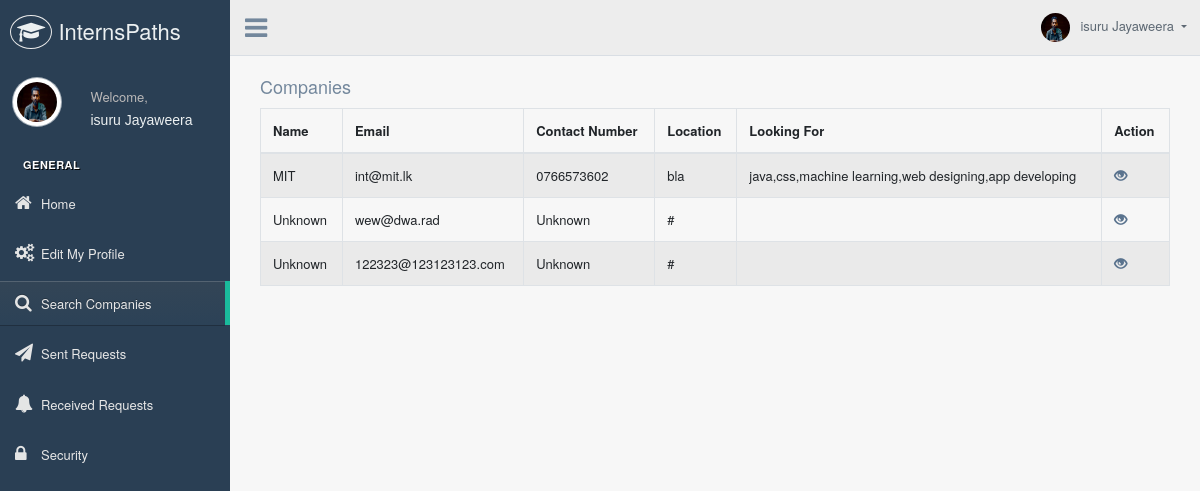
The app's page /student/searchcompanies.php (signed in) with its own data.
### tables this page shows
CREATE TABLE IF NOT EXISTS `student` (
  `id` int(11) NOT NULL,
  `username` varchar(200) NOT NULL,
  `email` varchar(200) NOT NULL,
  `mobile` varchar(20) NOT NULL DEFAULT '0123456789',
  `name` varchar(200) NOT NULL DEFAULT 'Please Update Your Profile',
  `lastname` varchar(100) NOT NULL DEFAULT 'Unknown',
  `profileurl` varchar(500) NOT NULL DEFAULT '../images/avatar-01.jpg',
  `address` varchar(500) NOT NULL DEFAULT 'Unknown',
  `gender` varchar(6) NOT NULL DEFAULT 'Male',
  `linkedin` varchar(500) NOT NULL DEFAULT '#',
  `gpa` float NOT NULL DEFAULT '4.2',
  `personalweb` varchar(500) NOT NULL DEFAULT '#',
  `cvurl` varchar(500) NOT NULL DEFAULT '#',
  `descrip` varchar(2000) NOT NULL DEFAULT 'No Description',
  `whatdo` varchar(1000) DEFAULT NULL,
  `interest` varchar(1000) DEFAULT NULL,
  `field` varchar(100) NOT NULL DEFAULT 'Electronic & Telecommunication Engineering',
  `dateofbirth` varchar(10) NOT NULL DEFAULT '',
  `requests` varchar(1000) NOT NULL DEFAULT '',
  `applied` varchar(1000) NOT NULL DEFAULT '',
  `accepted` varchar(1000) NOT NULL DEFAULT '',
  PRIMARY KEY (`id`)
);

CREATE TABLE IF NOT EXISTS `company` (
  `comnum` int(20) NOT NULL AUTO_INCREMENT,
  `id` int(11) NOT NULL,
  `username` varchar(100) NOT NULL,
  `email` varchar(200) NOT NULL,
  `name` varchar(100) NOT NULL DEFAULT 'Unknown',
  `profileurl` varchar(500) NOT NULL DEFAULT '../images/avatar-01.jpg',
  `mobile` varchar(20) NOT NULL DEFAULT 'Unknown',
  `address` varchar(500) NOT NULL DEFAULT 'Unknown',
  `description` varchar(3000) NOT NULL DEFAULT 'no description',
  `location` varchar(1000) DEFAULT NULL,
  `facebook` varchar(1000) DEFAULT NULL,
  `linkedin` varchar(1000) DEFAULT NULL,
  `twitter` varchar(1000) DEFAULT NULL,
  `fields` varchar(1000) NOT NULL DEFAULT '',
  `mission` varchar(5000) DEFAULT NULL,
  `vision` varchar(5000) DEFAULT NULL,
  `requests` varchar(1000) NOT NULL DEFAULT '',
  `applied` varchar(1000) NOT NULL DEFAULT '',
  `accepted` varchar(1000) NOT NULL DEFAULT '',
  PRIMARY KEY (`comnum`),
  UNIQUE KEY `id` (`id`)
);

### student/searchcompanies.php (the view, shortened to what this page needs)
<?php
require_once "../php/config.php";
$sql = "SELECT * FROM student WHERE id = ?";
if($stmt = mysqli_prepare($link,$sql)){
  mysqli_stmt_bind_param($stmt,"i",$param_id);
   if(mysqli_stmt_execute($stmt)){
        $result = mysqli_stmt_get_result($stmt);
        if(mysqli_num_rows($result) == 1){
           $row = mysqli_fetch_array($result, MYSQLI_ASSOC);
                $name=$row["name"];
                $lname=$row["lastname"];
                $profileurl=$row["profileurl"];
        }
    }
}
?>
<!DOCTYPE html>
<html lang="en">
<head>
  <link href="../vendors/bootstrap/dist/css/bootstrap.min.css" rel="stylesheet">
    <link href="../vendors/font-awesome/css/font-awesome.min.css" rel="stylesheet">
    <link href="../vendors/nprogress/nprogress.css" rel="stylesheet">
    <link href="../vendors/iCheck/skins/flat/green.css" rel="stylesheet">
    <link href="../vendors/bootstrap-progressbar/css/bootstrap-progressbar-3.3.4.min.css" rel="stylesheet">
    <link href="../vendors/jqvmap/dist/jqvmap.min.css" rel="stylesheet"/>
    <link href="../vendors/bootstrap-daterangepicker/daterangepicker.css" rel="stylesheet">
    <link href="../vendors/datatables.net-fixedheader-bs/css/fixedHeader.bootstrap.min.css" rel="stylesheet">
    <link href="../build/css/custom.min.css" rel="stylesheet">
    <link href="../vendors/bootstrap/dist/css/bootstrap.min.css" rel="stylesheet">
    <link href="../vendors/font-awesome/css/font-awesome.min.css" rel="stylesheet">
    <link href="../vendors/nprogress/nprogress.css" rel="stylesheet">
    <link href="../vendors/iCheck/skins/flat/green.css" rel="stylesheet">
    <link href="../vendors/datatables.net-bs/css/dataTables.bootstrap.min.css" rel="stylesheet">
    <link href="../vendors/datatables.net-buttons-bs/css/buttons.bootstrap.min.css" rel="stylesheet">
    <link href="../vendors/datatables.net-fixedheader-bs/css/fixedHeader.bootstrap.min.css" rel="stylesheet">
    <link href="../vendors/datatables.net-responsive-bs/css/responsive.bootstrap.min.css" rel="stylesheet">
    <link href="../vendors/datatables.net-scroller-bs/css/scroller.bootstrap.min.css" rel="stylesheet">
    <link href="../build/css/custom.min.css" rel="stylesheet">
</head>
<body class="nav-md">
  <div class="container body" style="height:1000px;">
    <div class="main_container">
      <div class="col-md-3 left_col" style="height:1000px;">
        <div class="left_col scroll-view">
          <div class="navbar nav_title" style="border: 0;">
            <a href="../index.php" class="site_title"><i class="fa fa-mortar-board"></i> <span>InternsPaths</span></a>
          </div>
          <div class="profile clearfix">
            <div class="profile_pic">
              <img src="<?php echo $profileurl ?>" alt="..." class="img-circle profile_img" style="width:50px; height: 50px">
            </div>
            <div class="profile_info">
              <span>Welcome,</span>
              <a href="../index.php?id=<?php echo $_SESSION["id"]?>"><h2 style = "font-size: 14px; color: #ECF0F1; margin: 0;font-weight: 300; font-family: Arial; text-transform: unset;"><?php echo $name." ".$lname?></h2></a>
            </div>
          </div>
          <br />
          <div id="sidebar-menu" class="main_menu_side hidden-print main_menu">
            <div class="menu_section">
              <h3>General</h3>
              <ul class="nav side-menu">
                <li><a href="index.php"><i class="fa fa-home"></i>Home</a></li>
                <li><a href="editmyprofile.php?id=<?php echo $_SESSION["id"]?>"><i class="fa fa-cogs"></i>Edit My Profile</a></li>
                <li class="active"><a href="searchcompanies.php"><i class="fa fa-search"></i>Search Companies</a></li>
                <li><a href="viewrequests.php"><i class="fa fa-send"></i>Sent Requests</a></li>
                <li><a href="receivedrequests.php"><i class="fa fa-bell"></i>Received Requests</a></li>
                <li><a href="security.php"><i class="fa fa-lock"></i>Security</a></li>
                  </ul>
            </div>
          </div>
        </div>
      </div>
      <div class="top_nav">
        <div class="nav_menu">
          <div class="nav toggle">
            <a id="menu_toggle"><i class="fa fa-bars"></i></a>
          </div>
          <nav class="nav navbar-nav">
            <ul class=" navbar-right">
              <li class="nav-item dropdown open" style="padding-left: 15px;">
                <a href="javascript:;" class="user-profile dropdown-toggle" aria-haspopup="true" id="navbarDropdown" data-toggle="dropdown" aria-expanded="false">
                  <img src="<?php echo $profileurl ?>" alt=""><?php echo $name." ".$lname?>
                </a>
              </li>
            </ul>
          </nav>
        </div>
      </div>
      <div class="right_col" role="main">
          <div class="col-md-12 col-sm-12" style="display: inline-block;" >
<div class="page-header clearfix">
                        <h2 class="pull-left">Companies</h2>
                    </div>
                    <?php
                    require_once "../php/config.php";
                    $sql = "SELECT * FROM company";
                    if($result = mysqli_query($link, $sql)){
                        if(mysqli_num_rows($result) > 0){
                            echo "<table id='datatable' class='table table-bordered table-striped'>";
                            echo "<thead>";
                            echo "<tr>";
                            echo "<th>Name</th>";
                            echo "<th>Email</th>";
                            echo "<th>Contact Number</th>";
                            echo "<th>Location</th>";
                            echo "<th>Looking For</th>";
                            echo "<th>Action</th>";
                            echo "</tr>";
                            echo "</thead>";
                            echo "<tbody>";
                            while($row = mysqli_fetch_array($result)){
                                echo "<tr>";
                                echo "<td>" . $row['name'] . "</td>";
                                echo "<td>" . $row['email'] . "</td>";
                                echo "<td>" . $row['mobile'] . "</td>";
                                echo "<td>" . $row['location'] . "</td>";
                                echo "<td>" . $row['fields'] . "</td>";
                                echo "<td>";
                                echo "<a href='viewcompanysc.php?id=". $row['id'] ."' title='View Record' data-toggle='tooltip'><span class='glyphicon glyphicon-eye-open'></span> &nbsp;&nbsp; </a>";
                                echo "</td>";
                                echo "</tr>";
                            }
                            echo "</tbody>";
                            echo "</table>";
                        } else{
                            echo "<p class='lead'><em>No records were found.</em></p>";
                        }
                    } else{
                        echo "ERROR: Could not able to execute $sql. " . mysqli_error($link);
                    }
                    ?>
          </div>
        </div>
  </div>
</div>
</body>
</html>

### student/searchcompanies.php (style rules this page uses)
body { font: 14px sans-serif; }

### records on screen
student: profileurl (picture), name "isuru", lastname "Jayaweera"
company: name "MIT", email "int@mit.lk", mobile "0766573602", location "bla", fields "java,css,machine learning,web designing,app developing"
company: name "Unknown", email "wew@dwa.rad", mobile "Unknown", location "#"
company: name "Unknown", email "122323@123123123.com", mobile "Unknown", location "#"
